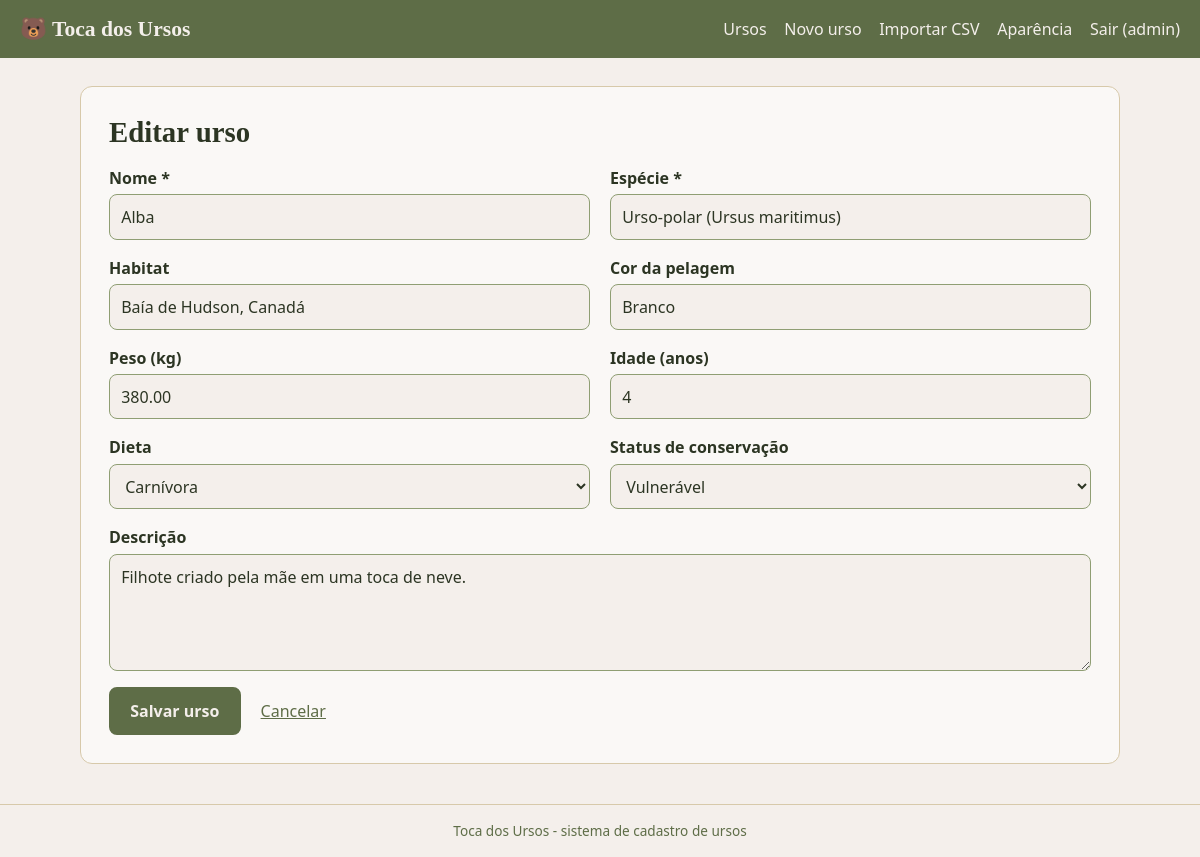
Page /urso_form.php?id=11 (signed in) on the committed database.
### tables this page shows
CREATE TABLE IF NOT EXISTS ursos (
    id                 INT UNSIGNED NOT NULL AUTO_INCREMENT PRIMARY KEY,
    nome               VARCHAR(100) NOT NULL,
    especie            VARCHAR(100) NOT NULL,
    habitat            VARCHAR(150) NULL,
    peso_kg            DECIMAL(6,2) NULL,
    idade_anos         TINYINT UNSIGNED NULL,
    cor_pelagem        VARCHAR(60)  NULL,
    dieta              ENUM('onivora','carnivora','herbivora') NOT NULL DEFAULT 'onivora',
    status_conservacao ENUM('LC','NT','VU','EN','CR') NOT NULL DEFAULT 'LC',
    descricao          TEXT NULL,
    criado_em          TIMESTAMP NOT NULL DEFAULT CURRENT_TIMESTAMP,
    atualizado_em      TIMESTAMP NOT NULL DEFAULT CURRENT_TIMESTAMP ON UPDATE CURRENT_TIMESTAMP,
    INDEX idx_nome (nome),
    INDEX idx_especie (especie)
);

### src/bootstrap.php (called while the page is built, shortened)
<?php
spl_autoload_register(function (string $classe): void {
    $arquivo = __DIR__ . '/' . $classe . '.php';
});
function config(string $chave): mixed
{
    static $cfg = null;
    $cfg ??= require BASE_PATH . '/config/config.php';
    return $cfg[$chave] ?? null;
}
function e(mixed $valor): string
{
    return htmlspecialchars((string) $valor, ENT_QUOTES, 'UTF-8');
}

### config/config.php (called while the page is built, shortened)
<?php
return [
    'app' => ['nome' => 'Toca dos Ursos'],
    'db'  => [
        'host'    => '127.0.0.1',
        'port'    => 3306,
        'name'    => 'ursos_db',
        'user'    => 'root',
        'pass'    => '',
        'charset' => 'utf8mb4',
    ],
];

### src/Database.php (called while the page is built, shortened)
<?php
final class Database
{
    private static ?PDO $pdo = null;
    public static function conexao(): PDO
    {
        if (self::$pdo === null) {
            $c = config('db');
            $dsn = sprintf('mysql:host=%s;port=%d;dbname=%s;charset=%s', $c['host'], $c['port'], $c['name'], $c['charset']);
            self::$pdo = new PDO($dsn, $c['user'], $c['pass'], [
                PDO::ATTR_ERRMODE            => PDO::ERRMODE_EXCEPTION,
                PDO::ATTR_DEFAULT_FETCH_MODE => PDO::FETCH_ASSOC,
                PDO::ATTR_EMULATE_PREPARES   => false,
            ]);
        }
        return self::$pdo;
    }
}

### src/UrsoRepository.php (called while the page is built, shortened)
<?php
final class UrsoRepository
{
    public function buscar(int $id): ?array
    {
        $st = $this->pdo->prepare('SELECT * FROM ursos WHERE id = :id');
        $st->execute(['id' => $id]);
        return $st->fetch() ?: null;
    }
}

### src/Preferencias.php (called while the page is built, shortened)
<?php
final class Preferencias
{
    public static function obter(): array
    {
        $dados = json_decode($_COOKIE[self::COOKIE] ?? '', true);
        return self::sanear(is_array($dados) ? $dados : []);
    }
    private static function sanear(array $d): array
    {
        $tema  = $d['tema'] ?? '';
        $fonte = $d['fonte'] ?? '';
        $pag   = (int) ($d['por_pagina'] ?? 0);
        return [
            'tema'       => isset(self::TEMAS[$tema]) ? $tema : self::PADRAO['tema'],
            'fonte'      => isset(self::FONTES[$fonte]) ? $fonte : self::PADRAO['fonte'],
            'por_pagina' => in_array($pag, self::PAGINAS, true) ? $pag : self::PADRAO['por_pagina'],
        ];
    }
}

### public/urso_form.php (the view, shortened to what this page needs)
<?php
require __DIR__ . '/../src/bootstrap.php';
$repo = new UrsoRepository(Database::conexao());
$id   = (int) ($_GET['id'] ?? $_POST['id'] ?? 0);
$urso = $id > 0 ? $repo->buscar($id) : null;
$dados = $urso ?? [
    'nome' => '', 'especie' => '', 'habitat' => '', 'peso_kg' => '', 'idade_anos' => '',
    'cor_pelagem' => '', 'dieta' => 'onivora', 'status_conservacao' => 'LC', 'descricao' => '',
];
$titulo = $urso ? 'Editar urso' : 'Novo urso';
require BASE_PATH . '/templates/header.php';
?>
<section class="cartao">
    <h1><?= e($titulo) ?></h1>
    <form method="post" class="grade">
        <label>Nome *<input type="text" name="nome" maxlength="100" required value="<?= e($dados['nome']) ?>"></label>
        <label>Espécie *<input type="text" name="especie" maxlength="100" required value="<?= e($dados['especie']) ?>"></label>
        <label>Habitat<input type="text" name="habitat" maxlength="150" value="<?= e($dados['habitat']) ?>"></label>
        <label>Cor da pelagem<input type="text" name="cor_pelagem" maxlength="60" value="<?= e($dados['cor_pelagem']) ?>"></label>
        <label>Peso (kg)<input type="text" inputmode="decimal" name="peso_kg" value="<?= e($dados['peso_kg']) ?>"></label>
        <label>Idade (anos)<input type="number" name="idade_anos" min="0" max="60" value="<?= e($dados['idade_anos']) ?>"></label>
        <label>Dieta
            <select name="dieta">
                <?php foreach (Urso::DIETAS as $cod => $rot): ?>
                    <option value="<?= e($cod) ?>" <?= $dados['dieta'] === $cod ? 'selected' : '' ?>><?= e($rot) ?></option>
                <?php endforeach; ?>
            </select>
        </label>
        <label>Status de conservação
            <select name="status_conservacao">
                <?php foreach (Urso::STATUS as $cod => $rot): ?>
                    <option value="<?= e($cod) ?>" <?= $dados['status_conservacao'] === $cod ? 'selected' : '' ?>><?= e($rot) ?></option>
                <?php endforeach; ?>
            </select>
        </label>
        <label class="largo">Descrição<textarea name="descricao" rows="4" maxlength="2000"><?= e($dados['descricao']) ?></textarea></label>
        <div class="largo botoes">
            <button type="submit" class="botao">Salvar urso</button>
            <a href="ursos.php">Cancelar</a>
        </div>
    </form>
</section>
<?php require BASE_PATH . '/templates/footer.php';

### public/assets/css/style.css (style rules this page uses)
:root { --creme: #F4EFEB; --bege: #D7C9AA; --verde-claro: #8F9E73; --verde-escuro: #5E6D47; --texto: #2C3523; --bg: var(--creme); --superficie: color-mix(in srgb, var(--creme) 45%, #fff); --borda: var(--bege); --cor-texto: var(--texto); --cor-suave: var(--verde-escuro); --botao-bg: var(--verde-escuro); --botao-cor: var(--creme); --link: var(--verde-escuro); --topo-bg: var(--verde-escuro); --topo-cor: var(--creme); --linha-alt: color-mix(in srgb, var(--bege) 22%, transparent); --serif: Georgia, "Times New Roman", serif; }
html { font-size: 16px; }
* { box-sizing: border-box; }
body { margin: 0; min-height: 100vh; display: flex; flex-direction: column; background: var(--bg); color: var(--cor-texto); font-family: system-ui, -apple-system, "Segoe UI", Roboto, sans-serif; line-height: 1.5; }
a { color: var(--link); }
h1 { font-family: var(--serif); font-weight: 700; font-size: 1.8rem; margin: 0 0 1rem; line-height: 1.2; }
.cartao { background: var(--superficie); border: 1px solid var(--borda); border-radius: 12px; padding: 1.75rem; }
form label { display: block; font-weight: 600; margin-bottom: 1rem; }
input[type=text], input[type=password], input[type=search], input[type=number], input[type=file], select, textarea { display: block; width: 100%; margin-top: .3rem; padding: .6rem .7rem; font: inherit; font-weight: 400; color: var(--texto); background: var(--creme); border: 1px solid var(--verde-claro); border-radius: 8px; }
.grade { display: grid; grid-template-columns: repeat(2, 1fr); gap: 0 1.25rem; }
.grade .largo { grid-column: 1 / -1; }
.botoes { display: flex; align-items: center; gap: 1.25rem; }
.botao, button.botao { display: inline-block; padding: .6rem 1.2rem; font: inherit; font-weight: 600; text-decoration: none; color: var(--botao-cor); background: var(--botao-bg); border: 2px solid var(--botao-bg); border-radius: 8px; cursor: pointer; }

### rows in the picture
ursos: nome "Alba", especie "Urso-polar (Ursus maritimus)", habitat "Baía de Hudson, Canadá", cor_pelagem "Branco", peso_kg "380.00", idade_anos "4", dieta "Carnívora", status_conservacao "Vulnerável", descricao "Filhote criado pela mãe em uma toca de neve."

### other values in the picture
$app "Toca dos Ursos"
Auth::usuario()['usuario'] "admin"
$titulo "Editar urso"
